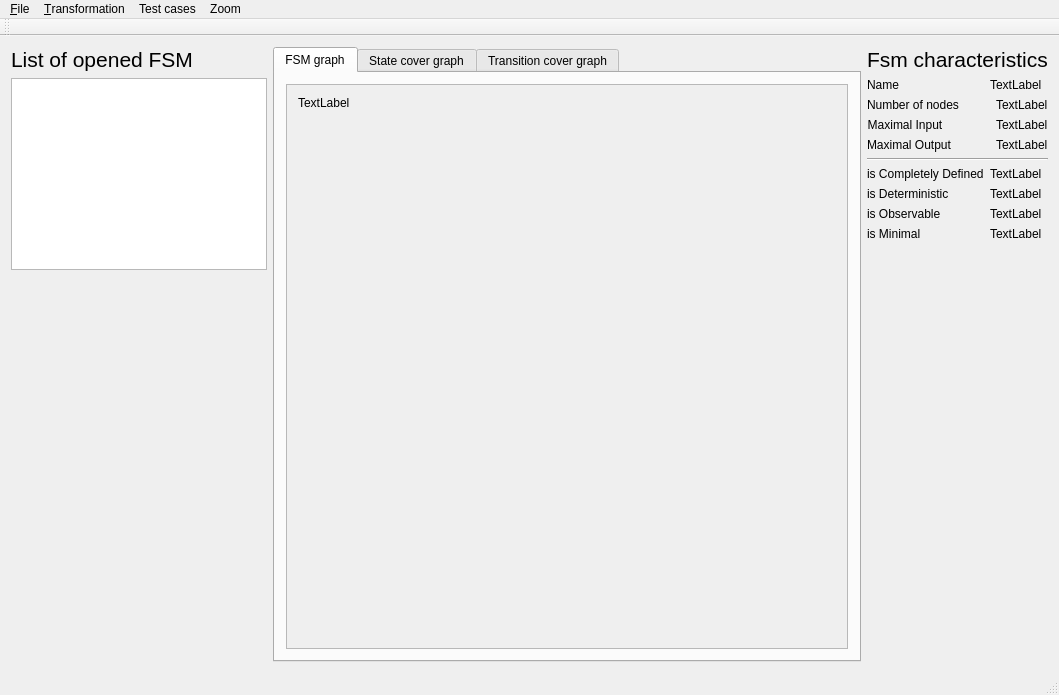
<?xml version="1.0" encoding="UTF-8"?>
<ui version="4.0">
 <class>MainWindow</class>
 <widget class="QMainWindow" name="MainWindow">
  <property name="geometry">
   <rect>
    <x>0</x>
    <y>0</y>
    <width>1059</width>
    <height>695</height>
   </rect>
  </property>
  <property name="windowTitle">
   <string>FSM viewer</string>
  </property>
  <widget class="QWidget" name="centralWidget">
   <layout class="QHBoxLayout" name="horizontalLayout">
    <item>
     <layout class="QVBoxLayout" name="opened_layout">
      <item>
       <widget class="QLabel" name="label">
        <property name="font">
         <font>
          <pointsize>16</pointsize>
         </font>
        </property>
        <property name="text">
         <string>List of opened FSM</string>
        </property>
       </widget>
      </item>
      <item>
       <widget class="QListWidget" name="opened_list">
        <property name="sizePolicy">
         <sizepolicy hsizetype="Minimum" vsizetype="Minimum">
          <horstretch>0</horstretch>
          <verstretch>0</verstretch>
         </sizepolicy>
        </property>
       </widget>
      </item>
      <item>
       <spacer name="opened_verticalSpacer">
        <property name="orientation">
         <enum>Qt::Vertical</enum>
        </property>
        <property name="sizeHint" stdset="0">
         <size>
          <width>20</width>
          <height>40</height>
         </size>
        </property>
       </spacer>
      </item>
     </layout>
    </item>
    <item>
     <widget class="QTabWidget" name="graph">
      <property name="currentIndex">
       <number>0</number>
      </property>
      <widget class="QWidget" name="graph_fsm">
       <attribute name="title">
        <string>FSM graph</string>
       </attribute>
       <layout class="QVBoxLayout" name="verticalLayout">
        <item>
         <widget class="QScrollArea" name="graph_fsmScrollArea">
          <property name="widgetResizable">
           <bool>true</bool>
          </property>
          <widget class="QWidget" name="graph_fsmScrollAreaWidget">
           <property name="geometry">
            <rect>
             <x>0</x>
             <y>0</y>
             <width>565</width>
             <height>578</height>
            </rect>
           </property>
           <layout class="QVBoxLayout" name="verticalLayout_2">
            <item>
             <widget class="QLabel" name="graph_fsmLabel">
              <property name="minimumSize">
               <size>
                <width>0</width>
                <height>0</height>
               </size>
              </property>
              <property name="text">
               <string>TextLabel</string>
              </property>
              <property name="alignment">
               <set>Qt::AlignLeading|Qt::AlignLeft|Qt::AlignTop</set>
              </property>
             </widget>
            </item>
           </layout>
          </widget>
         </widget>
        </item>
       </layout>
      </widget>
      <widget class="QWidget" name="graph_stateCover">
       <attribute name="title">
        <string>State cover graph</string>
       </attribute>
       <layout class="QVBoxLayout" name="verticalLayout_3">
        <item>
         <widget class="QScrollArea" name="graph_stateCoverScrollArea">
          <property name="widgetResizable">
           <bool>true</bool>
          </property>
          <widget class="QWidget" name="graph_stateCoverScrollAreaWidget">
           <property name="geometry">
            <rect>
             <x>0</x>
             <y>0</y>
             <width>565</width>
             <height>578</height>
            </rect>
           </property>
           <layout class="QVBoxLayout" name="verticalLayout_4">
            <item>
             <widget class="QLabel" name="graph_stateCoverLabel">
              <property name="text">
               <string>TextLabel</string>
              </property>
              <property name="alignment">
               <set>Qt::AlignLeading|Qt::AlignLeft|Qt::AlignTop</set>
              </property>
             </widget>
            </item>
           </layout>
          </widget>
         </widget>
        </item>
       </layout>
      </widget>
      <widget class="QWidget" name="graph_transitionCover">
       <attribute name="title">
        <string>Transition cover graph</string>
       </attribute>
       <layout class="QVBoxLayout" name="verticalLayout_5">
        <item>
         <widget class="QScrollArea" name="graph_transitionCoverScrollArea">
          <property name="widgetResizable">
           <bool>true</bool>
          </property>
          <widget class="QWidget" name="graph_transitionCoverScrollAreaWidget">
           <property name="geometry">
            <rect>
             <x>0</x>
             <y>0</y>
             <width>565</width>
             <height>578</height>
            </rect>
           </property>
           <layout class="QVBoxLayout" name="verticalLayout_6">
            <item>
             <widget class="QLabel" name="graph_transitionCoverLabel">
              <property name="text">
               <string>TextLabel</string>
              </property>
              <property name="alignment">
               <set>Qt::AlignLeading|Qt::AlignLeft|Qt::AlignTop</set>
              </property>
             </widget>
            </item>
           </layout>
          </widget>
         </widget>
        </item>
       </layout>
      </widget>
     </widget>
    </item>
    <item>
     <layout class="QGridLayout" name="characteristics_layout">
      <item row="1" column="0" colspan="2">
       <widget class="QLabel" name="characteristics_title">
        <property name="font">
         <font>
          <pointsize>16</pointsize>
         </font>
        </property>
        <property name="text">
         <string>Fsm characteristics</string>
        </property>
       </widget>
      </item>
      <item row="2" column="0" alignment="Qt::AlignLeft|Qt::AlignVCenter">
       <widget class="QLabel" name="characteristics_nameLabel">
        <property name="text">
         <string>Name</string>
        </property>
        <property name="alignment">
         <set>Qt::AlignCenter</set>
        </property>
       </widget>
      </item>
      <item row="2" column="1" alignment="Qt::AlignLeft|Qt::AlignVCenter">
       <widget class="QLabel" name="characteristics_name">
        <property name="text">
         <string>TextLabel</string>
        </property>
       </widget>
      </item>
      <item row="3" column="0" alignment="Qt::AlignLeft|Qt::AlignVCenter">
       <widget class="QLabel" name="characteristics_maxNodesLabel">
        <property name="text">
         <string>Number of nodes</string>
        </property>
        <property name="alignment">
         <set>Qt::AlignCenter</set>
        </property>
       </widget>
      </item>
      <item row="3" column="1" alignment="Qt::AlignRight|Qt::AlignVCenter">
       <widget class="QLabel" name="characteristics_maxNodes">
        <property name="text">
         <string>TextLabel</string>
        </property>
       </widget>
      </item>
      <item row="4" column="0" alignment="Qt::AlignLeft|Qt::AlignVCenter">
       <widget class="QLabel" name="characteristics_maxInputLabel">
        <property name="text">
         <string>Maximal Input</string>
        </property>
        <property name="alignment">
         <set>Qt::AlignCenter</set>
        </property>
       </widget>
      </item>
      <item row="4" column="1" alignment="Qt::AlignRight|Qt::AlignVCenter">
       <widget class="QLabel" name="characteristics_maxInput">
        <property name="text">
         <string>TextLabel</string>
        </property>
       </widget>
      </item>
      <item row="5" column="0" alignment="Qt::AlignLeft|Qt::AlignVCenter">
       <widget class="QLabel" name="characteristics_maxOutputLabel">
        <property name="text">
         <string>Maximal Output</string>
        </property>
       </widget>
      </item>
      <item row="5" column="1" alignment="Qt::AlignRight|Qt::AlignVCenter">
       <widget class="QLabel" name="characteristics_maxOutput">
        <property name="text">
         <string>TextLabel</string>
        </property>
       </widget>
      </item>
      <item row="6" column="0" colspan="2">
       <widget class="Line" name="characteristics_line">
        <property name="orientation">
         <enum>Qt::Horizontal</enum>
        </property>
       </widget>
      </item>
      <item row="7" column="0" alignment="Qt::AlignLeft|Qt::AlignVCenter">
       <widget class="QLabel" name="characteristics_isCompletelyDefinedLabel">
        <property name="text">
         <string>is Completely Defined</string>
        </property>
       </widget>
      </item>
      <item row="7" column="1" alignment="Qt::AlignLeft|Qt::AlignVCenter">
       <widget class="QLabel" name="characteristics_isCompletelyDefined">
        <property name="text">
         <string>TextLabel</string>
        </property>
       </widget>
      </item>
      <item row="8" column="0" alignment="Qt::AlignLeft|Qt::AlignVCenter">
       <widget class="QLabel" name="characteristics_isDeterministicLabel">
        <property name="text">
         <string>is Deterministic</string>
        </property>
       </widget>
      </item>
      <item row="8" column="1" alignment="Qt::AlignLeft|Qt::AlignVCenter">
       <widget class="QLabel" name="characteristics_isDeterministic">
        <property name="text">
         <string>TextLabel</string>
        </property>
       </widget>
      </item>
      <item row="9" column="0" alignment="Qt::AlignLeft|Qt::AlignVCenter">
       <widget class="QLabel" name="characteristics_isObservableLabel">
        <property name="text">
         <string>is Observable</string>
        </property>
       </widget>
      </item>
      <item row="9" column="1" alignment="Qt::AlignLeft|Qt::AlignVCenter">
       <widget class="QLabel" name="characteristics_isObservable">
        <property name="text">
         <string>TextLabel</string>
        </property>
       </widget>
      </item>
      <item row="10" column="0">
       <widget class="QLabel" name="characteristics_isMinimalLabel">
        <property name="text">
         <string>is Minimal</string>
        </property>
       </widget>
      </item>
      <item row="10" column="1">
       <widget class="QLabel" name="characteristics_isMinimal">
        <property name="text">
         <string>TextLabel</string>
        </property>
       </widget>
      </item>
      <item row="11" column="0">
       <spacer name="verticalSpacer">
        <property name="orientation">
         <enum>Qt::Vertical</enum>
        </property>
        <property name="sizeHint" stdset="0">
         <size>
          <width>20</width>
          <height>40</height>
         </size>
        </property>
       </spacer>
      </item>
     </layout>
    </item>
   </layout>
  </widget>
  <widget class="QMenuBar" name="menuBar">
   <property name="geometry">
    <rect>
     <x>0</x>
     <y>0</y>
     <width>1059</width>
     <height>21</height>
    </rect>
   </property>
   <widget class="QMenu" name="menu_File">
    <property name="title">
     <string>&amp;File</string>
    </property>
    <addaction name="action_Open"/>
    <addaction name="action_Save"/>
    <addaction name="action_Close"/>
    <addaction name="separator"/>
    <addaction name="action_Quit"/>
   </widget>
   <widget class="QMenu" name="menu_Transformation">
    <property name="title">
     <string>&amp;Transformation</string>
    </property>
    <addaction name="actionTransform_to_Observable"/>
    <addaction name="action_Minimise"/>
    <addaction name="actionCalculate_Characterisation_set"/>
    <addaction name="action_Intersection_with_an_other_FSM"/>
   </widget>
   <widget class="QMenu" name="menuTest_cases">
    <property name="title">
     <string>Test cases</string>
    </property>
    <addaction name="actionW_p_Method"/>
    <addaction name="action_W_Method"/>
    <addaction name="action_Create_test_suite"/>
    <addaction name="actionCreate_Output_tree"/>
    <addaction name="actionRun_test_suite_Equivalence"/>
    <addaction name="actionRun_test_suite_Reduction"/>
   </widget>
   <widget class="QMenu" name="menuZoom">
    <property name="title">
     <string>Zoom</string>
    </property>
    <addaction name="actionZoom_In"/>
    <addaction name="actionZoom_Out"/>
    <addaction name="action_Default_Zoom"/>
   </widget>
   <addaction name="menu_File"/>
   <addaction name="menu_Transformation"/>
   <addaction name="menuTest_cases"/>
   <addaction name="menuZoom"/>
  </widget>
  <widget class="QToolBar" name="mainToolBar">
   <attribute name="toolBarArea">
    <enum>TopToolBarArea</enum>
   </attribute>
   <attribute name="toolBarBreak">
    <bool>false</bool>
   </attribute>
  </widget>
  <widget class="QStatusBar" name="statusBar"/>
  <action name="action_Open">
   <property name="text">
    <string>&amp;Open a FSM</string>
   </property>
   <property name="shortcut">
    <string>Ctrl+O</string>
   </property>
  </action>
  <action name="action_Save">
   <property name="text">
    <string>&amp;Save current FSM</string>
   </property>
   <property name="shortcut">
    <string>Ctrl+S</string>
   </property>
  </action>
  <action name="action_Close">
   <property name="text">
    <string>&amp;Close current FSM</string>
   </property>
  </action>
  <action name="action_Quit">
   <property name="text">
    <string>&amp;Quit FSM Viewer</string>
   </property>
   <property name="shortcut">
    <string>Ctrl+Q</string>
   </property>
  </action>
  <action name="actionTransform_to_Observable">
   <property name="text">
    <string>Transform to &amp;Observable</string>
   </property>
  </action>
  <action name="action_Minimise">
   <property name="text">
    <string>&amp;Minimise</string>
   </property>
  </action>
  <action name="actionCalculate_Characterisation_set">
   <property name="text">
    <string>Calculate &amp;Characterisation set</string>
   </property>
  </action>
  <action name="action_Intersection_with_an_other_FSM">
   <property name="text">
    <string>&amp;Intersection with an other FSM</string>
   </property>
  </action>
  <action name="actionW_p_Method">
   <property name="text">
    <string>W&amp;p Method</string>
   </property>
  </action>
  <action name="action_W_Method">
   <property name="text">
    <string>&amp;W Method</string>
   </property>
  </action>
  <action name="action_Create_test_suite">
   <property name="text">
    <string>&amp;Create test suite</string>
   </property>
  </action>
  <action name="actionCreate_Output_tree">
   <property name="text">
    <string>Create &amp;Output tree</string>
   </property>
  </action>
  <action name="actionRun_test_suite_Reduction">
   <property name="text">
    <string>Compare test suite (&amp;Reduction)</string>
   </property>
  </action>
  <action name="actionRun_test_suite_Equivalence">
   <property name="text">
    <string>Compare test suite (&amp;Equivalence)</string>
   </property>
  </action>
  <action name="actionZoom_In">
   <property name="text">
    <string>Zoom &amp;In</string>
   </property>
   <property name="shortcut">
    <string>Ctrl++</string>
   </property>
  </action>
  <action name="actionZoom_Out">
   <property name="text">
    <string>Zoom &amp;Out</string>
   </property>
   <property name="shortcut">
    <string>Ctrl+-</string>
   </property>
  </action>
  <action name="action_Default_Zoom">
   <property name="text">
    <string>&amp;Default Zoom</string>
   </property>
   <property name="shortcut">
    <string>Ctrl+0</string>
   </property>
  </action>
 </widget>
 <layoutdefault spacing="6" margin="11"/>
 <resources/>
 <connections/>
</ui>
